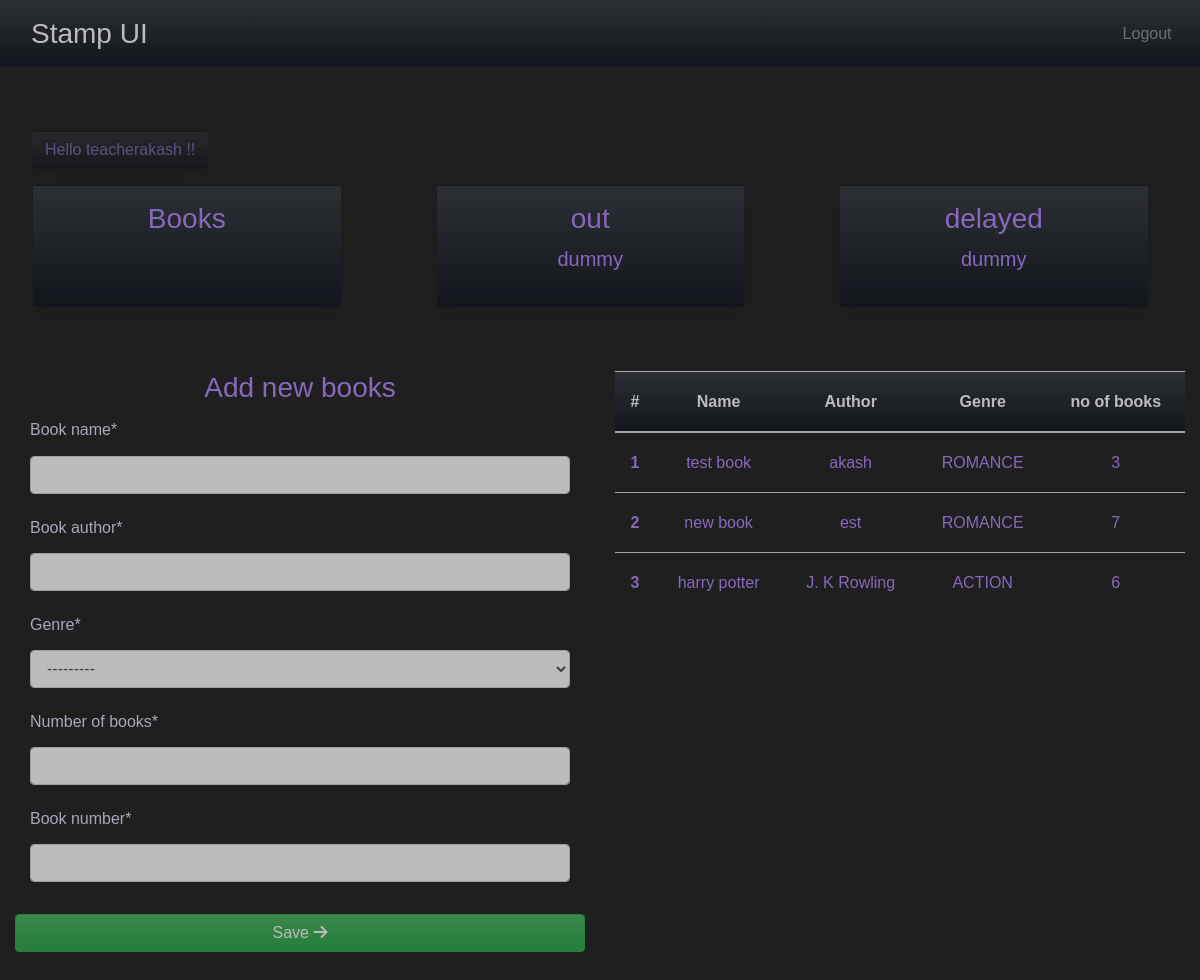
The app's page /librarian-home (signed in) with its own data.
### librarian/models.py (models this page shows)
class book_inventory(models.Model):
    GENRES = (
        ('ACTION', 'ACTION'),
        ('ROMANCE', 'ROMANCE'),
        ('THRILLER', 'THRILLER'),
        ('SUSPENSE', 'SUSPENSE'),
        ('COMEDY', 'COMEDY'),
        ('ACADMEDIC', 'ACADEMIC'),
        ('GENERAL', 'GENERAL'),
        ('STORYBOOK', 'STORYBOOK')
    )
    book_name = models.CharField(max_length = 40)
    book_author = models.CharField(max_length = 40)
    genre = models.CharField(max_length = 15, choices=GENRES)
    number_of_books = models.PositiveIntegerField()
    book_number = models.CharField(max_length = 15)
    def __str__(self):
        return self.book_name

### librarian/views.py (the view)
# urls.py: path('librarian-home', views.library_index, name='librarian-home'),
@login_required
def library_index(request):
    book = book_inventory.objects.all()
    print(book)
    sum_all_books = sum((item.number_of_books for item in book))
    form = BookForm()
    return render(request, 'librarian/library-home.html', {
        'sum_all_books': sum_all_books,
        'books': book,
        'form': form
    })

### librarian/forms.py
class BookForm(ModelForm):
    class Meta:
        model = book_inventory
        fields = [
            'book_name',
            'book_author',
            'genre',
            'number_of_books',
            'book_number'
        ]

### librarian/templates/librarian/library-home.html (shortened to what this page needs)
{% load static %} {% load crispy_forms_tags %}
<!DOCTYPE html>
<html lang="en">
<head>
    <link rel="stylesheet" href="https://use.fontawesome.com/releases/v5.0.13/css/all.css">
    <link rel="stylesheet" href="{% static 'css/app.css' %}">
</head>
<body>
    <nav class=" navbar navbar-expand-md navbar-dark bg-gradient-primary mb-5" id="libnav">
        <a href="{% url 'librarian-home' %}" class="navbar-brand col-sm-3 col-md-2 mr-0">
            <h3 class="mb-0">
                Stamp UI
            </h3>
        </a>
        <div class="collapse navbar-collapse" id="sideNavbar">
            <ul class="navbar-nav ml-auto">
                <ul class="navbar-nav ml-auto">
                    {% if user.is_authenticated%}
                    <li class="nav-item ml-auto">
                        <a href="{% url 'logout' %}" class="nav-link">
                            Logout
                        </a>
                    </li>
                    {% else %}
                    <li class="nav-item">
                        <a href="{% url 'login' %}" class="nav-link">
                            login
                        </a>
                    </li>
                    {% endif %}
                </ul>
            </ul>
        </div>
    </nav>
    <section id='welcomeText'>
        <div class="container-fluid p-3">
            <span class="btn bg-gradient-primary rounded disabled shadow-lg display-5 text-secondary ml-3">
                Hello {{request.user}} !!
            </span>
        </div>
    </section>
    <section id='usercounts justify-content-around'>
        <div class="row">
            <div class="btn py-3 text-secondary bg-gradient-primary col-md-3 mx-5 mb-3 shadow">
                <h3>
                    Books
                </h3>
            </div>
            <div class="btn py-3 text-secondary bg-gradient-primary col-md-3 mx-5 mb-3 shadow">
                <h3>
                    out
                </h3>
                <p class="lead">
                    dummy
                </p>
            </div>
            <div class="btn py-3 text-secondary bg-gradient-primary col-md-3 mx-5 mb-3 shadow">
                <h3>
                    delayed
                </h3>
                <p class="lead">
                    dummy
                </p>
            </div>
        </div>
    </section>
    <section id="book_form" class="container-fluid my-5">
        <div class="row">
            <form method="POST" action='add-library-books' class="col-md-6 order-2 order-md-1">
                <div class="container">
                    <h3 class="text-center text-secondary">
                        Add new books
                    </h3>
                    <fieldset class="form-group">
                        {{ form|crispy }}
                    </fieldset>
                </div>
                <div class="form-group">
                    <button class="btn btn text-white btn-block btn-success" type="submit">
                        Save
                        <i class="fas fa-arrow-right"></i>
                    </button>
                </div>
            </form>
            <div class="table-responsive col-md-6 order-1 order-md-2">
                <table class="table table-hover">
                    <thead class="bg-gradient-primary text-center text-white">
                        <tr>
                            <th scope="col">#</th>
                            <th scope="col">Name</th>
                            <th scope="col">Author</th>
                            <th scope="col">Genre</th>
                            <th scope="col">no of books</th>
                        </tr>
                    </thead>
                    <tbody>
                        {% for book in books%}
                        <tr class="text-secondary text-center">
                            <th scope="row">{{book.id}}</th>
                            <td>{{book.book_name}}</td>
                            <td>{{book.book_author}}</td>
                            <td>{{book.genre}}</td>
                            <td>{{ book.number_of_books }}</td>
                        </tr>
                        {% endfor %}
                    </tbody>
                </table>
            </div>
    </section>
</body>
</html>

### records on screen
book_inventory: id "1", book_name "test book", book_author "akash", genre "ROMANCE", number_of_books "3"
book_inventory: id "2", book_name "new book", book_author "est", genre "ROMANCE", number_of_books "7"
book_inventory: id "3", book_name "harry potter", book_author "J. K Rowling", genre "ACTION", number_of_books "6"

### other values on screen
{{ request.user }} "teacherakash"
